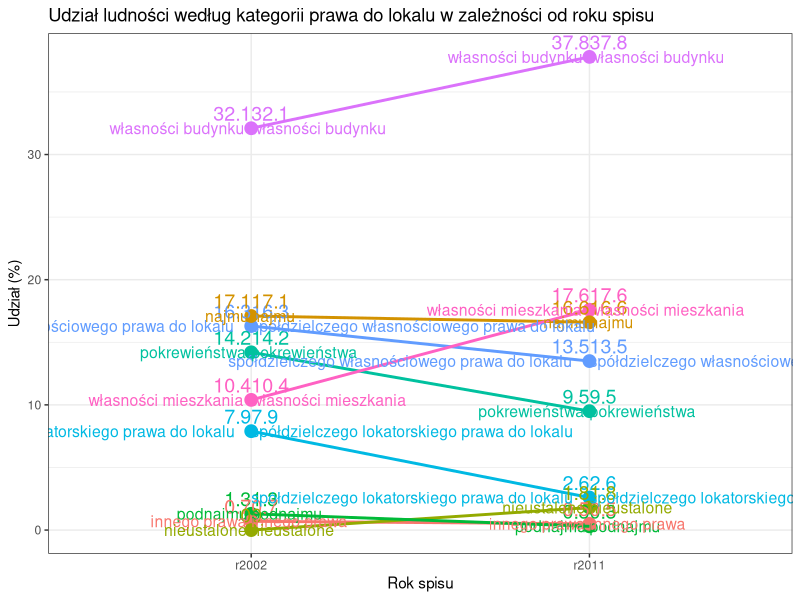

Write R code to recreate this figure.
library(ggplot2)
library(tidyr)
library(plyr)
library(dplyr)

mieszkania <- read.table('nsp2011_mieszkania.txt',
                    header = T,
                    sep = '\t',
                    dec = ',',
                    stringsAsFactors = F)

mieszkania_liniowy <- mieszkania %>% gather(rok,y,-Kategoria)

wykres <- ggplot(data = mieszkania_liniowy,
       aes(x = rok,
           y = y,
           colour = Kategoria,
           group = Kategoria)) +
  geom_point(size = 4) +
  geom_line(size = 1) +
  theme_bw() +
  xlab('Rok spisu') +
  ylab('Udział (%)') +
  ggtitle('Udział ludności według kategorii prawa do lokalu w zależności od roku spisu') +
  geom_text(aes(label = y),
            subset = .(rok %in% 'r2002'),
            size = 5,
            hjust = 0,
            vjust = -0.5) +
  geom_text(aes(label = y),
            subset = .(rok %in% 'r2011'),
            size = 5,
            hjust = 1,
            vjust = -0.5) +
  geom_text(aes(label = Kategoria),
            subset = .(rok %in% 'r2002'),
            size = 4,
            hjust = 1.05,
            vjust = 0.5) +
  geom_text(aes(label = Kategoria),
            subset = .(rok %in% 'r2011'),
            size = 4,
            hjust = 0,
            vjust = 0.5) +
  guides(colour=FALSE)

print(wykres)
